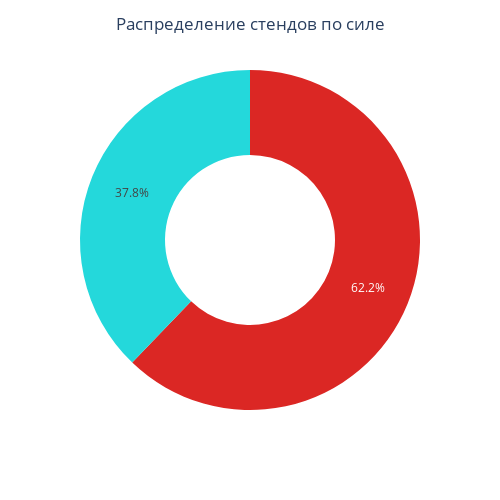

The notebook cell this image was saved under:
### Code cell
pivot_strong_stands = begin_dataset.value_counts('strong').reset_index().rename(columns = {'count': 'Количество'})

display(pivot_strong_stands)

strong_stands_pie = px.pie(pivot_strong_stands, names='strong', values='Количество', width = 500, height = 500, hole = 0.5, color_discrete_sequence=['#db2724', '#24d8db'])
strong_stands_pie.update_layout(title = {'text': 'Распределение стендов по силе', 'x': 0.5}, showlegend = False)
strong_stands_pie.show()

### Figure 1 — Plotly figure (JSON) as saved in the notebook; plotly's stock layout.template omitted (floating-point values rounded to 4 significant figures)
{"data": [{"domain": {"x": [0, 1], "y": [0, 1]}, "hole": 0.5, "hovertemplate": "strong=%{label}<br>Количество=%{value}<extra></extra>", "labels": ["Сильный стенд", "Слабый стенд"], "legendgroup": "", "name": "", "showlegend": true, "type": "pie", "values": [97, 59]}], "layout": {"height": 500, "legend": {"tracegroupgap": 0}, "margin": {"t": 60}, "piecolorway": ["#db2724", "#24d8db"], "showlegend": false, "title": {"text": "Распределение стендов по силе", "x": 0.5}, "width": 500}}
